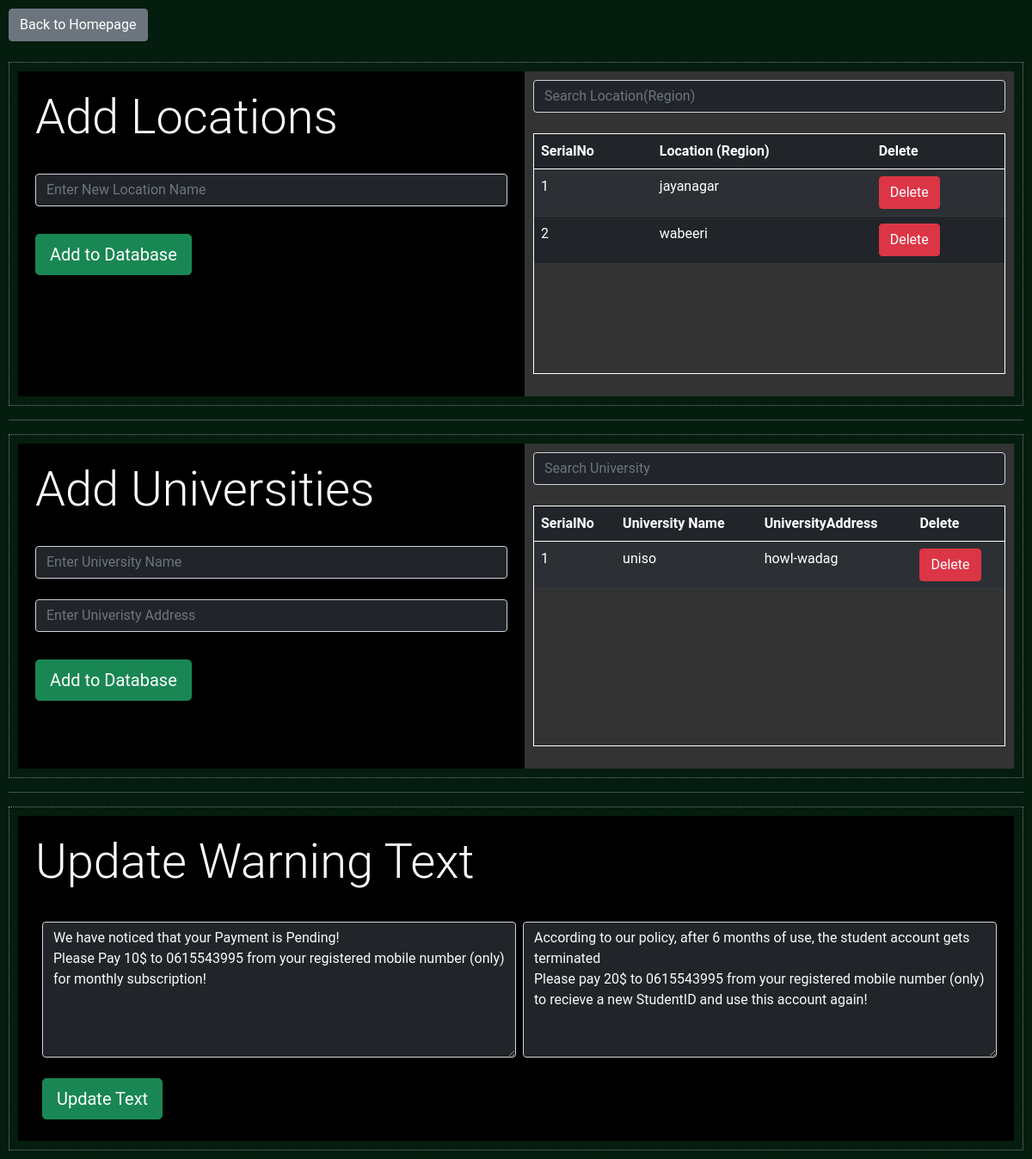
The page /admin/add_data (signed in) on the database as committed earlier.
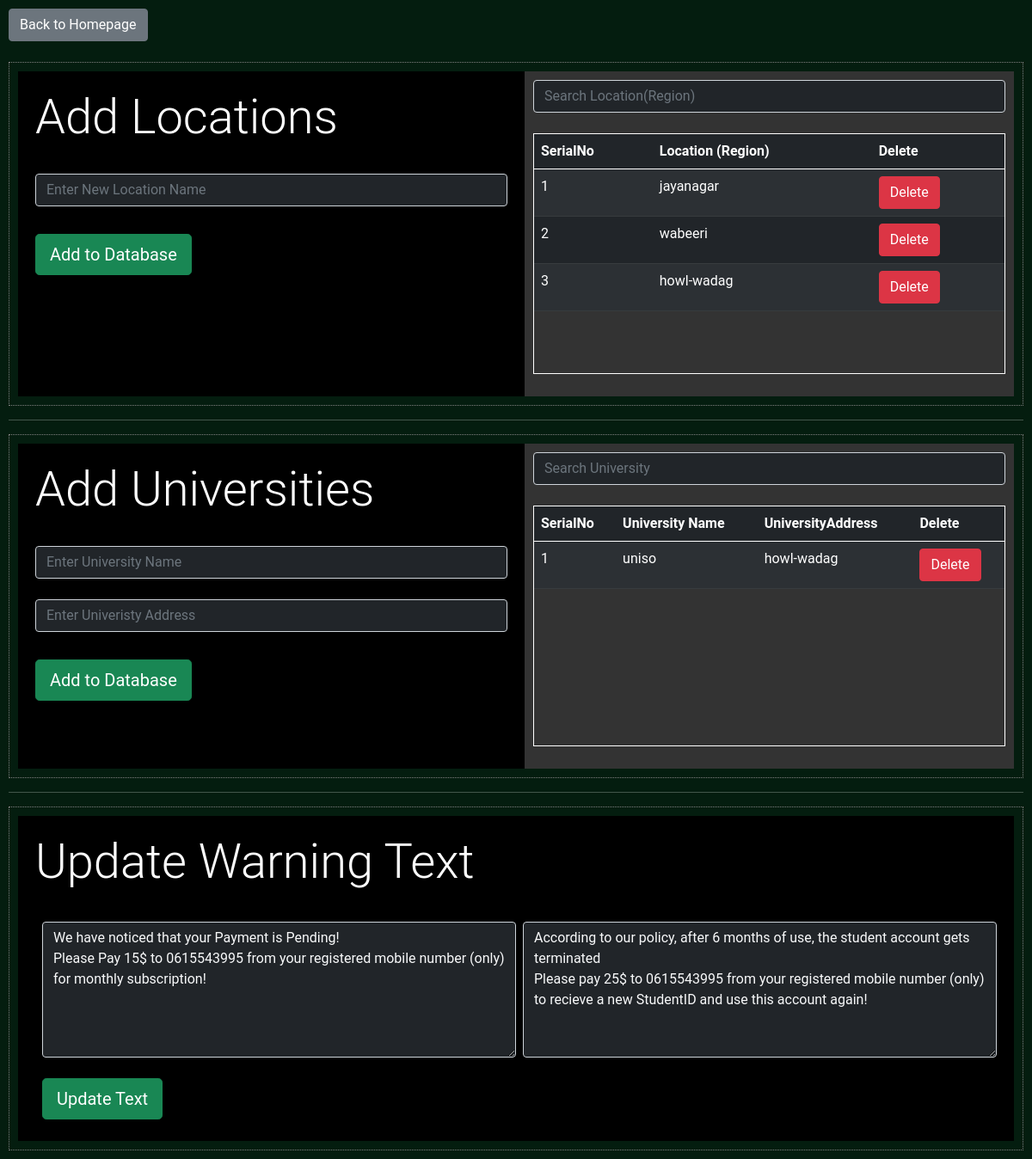
The same page on the database as committed later.
### BusManager/models.py (models this page shows, shortened)
class LocationModel(db.Model):
	id = db.Column(db.Integer, primary_key=True)
	location_name = db.Column(db.String)

class UniversityModel(db.Model):
	id = db.Column(db.Integer, primary_key=True)
	name = db.Column(db.String)
	address = db.Column(db.String)

class AdminUser(db.Model, UserMixin):
	id = db.Column(db.Integer, primary_key=True)
	username = db.Column(db.String)
	password = db.Column(db.String)
	pendingtext = db.Column(db.String)
	expiredtext = db.Column(db.String)

### BusManager/admin/routes.py (the view)
@admin.route('/add_data')
@login_required
def add_data():
	locations = LocationModel.query.all()
	universities = UniversityModel.query.all()
	admin = AdminUser.query.all()[0]
	return render_template('add_data.html', title='Add Data', locations=locations, universities=universities, admin=admin)

### BusManager/models.py (called while the page is built)
@login_manager.user_loader
def load_user(user_id):
    return AdminUser.query.get(int(user_id))

### BusManager/templates/add_data.html (shortened to what this page needs)
{% extends 'bs_layout.html' %}
{% block content %}
<a class="btn btn-secondary" href="{{url_for('admin.admin_home')}}">Back to Homepage</a>
<br><br>
<div class="holder">
	<div class="entryblock">
		<h1 class='display-4'>Add Locations</h1>
		<br>
		<input type="text" class="form-control bg-dark text-light" id="locname" placeholder="Enter New Location Name">
		<br>
		<button class="btn btn-block btn-success btn-lg center mt-2" onclick="addLocation()">Add to Database</button>
	</div>
	<div class="viewerblock">
		<input type="text" id="locbar" class="form-control bg-dark text-light" placeholder="Search Location(Region)" onkeyup="tableFilterer(1, targetTableID='tbl', searchSource='locbar')"><br>
		<div class="tablecontainer">
			<table class="table table-striped table-dark" id="tbl">
			<thead>
				<tr>
				<th scope="col">SerialNo</th>
				<th scope="col">Location (Region)</th>
				<th scope="col">Delete</th>
				</tr>
			</thead>
			<tbody id='tbdy'>
				{% for e in locations %}
				<tr data-id="-1">
				<td>{{loop.index}}</td>
				<td>{{e['location_name']}}</td>
					<td><button class="btn btn-danger" onclick=DeleteLocation({{e['id']}})>Delete</button></td>
				</tr>
				{% endfor %}
			</tbody>
			</table>
		</div>
	</div>
</div>
<hr>
<div class="holder">
	<div class="entryblock">
		<h1 class='display-4'>Add Universities</h1>
		<br>
		<input type="text" class="form-control bg-dark text-light" id="uniname" placeholder="Enter University Name">
		<br>
		<input type="text" class="form-control bg-dark text-light" id="uniaddr" placeholder="Enter Univeristy Address">
		<br>
		<button class="btn btn-block btn-success btn-lg center mt-2" onclick="addUniversity()">Add to Database</button>
	</div>
	<div class="viewerblock">
		<input type="text" id="unibar" class="form-control bg-dark text-light" placeholder="Search University" onkeyup="tableFilterer(1, targetTableID='utbl', searchSource='unibar')"><br>
		<div class="tablecontainer">
			<table class="table table-striped table-dark" id="utbl">
			<thead>
				<tr>
				<th scope="col">SerialNo</th>
				<th scope="col">University Name</th>
				<th scope="col">UniversityAddress</th>
				<th scope="col">Delete</th>
				</tr>
			</thead>
			<tbody id='tbdy'>
				{% for e in universities %}
				<tr data-id="-1">
				<td>{{loop.index}}</td>
				<td>{{e.name}}</td>
				<td>{{e.address}}</td>
					<td><button class="btn btn-danger" onclick=DeleteUniversity({{e['id']}})>Delete</button></td>
				</tr>
				{% endfor %}
			</tbody>
			</table>
		</div>
	</div>
</div>
<hr>
<div class="holder">
	<div class="entryblock">
		<h1 class='display-4'>Update Warning Text</h1><br>
		<div class="d-flex mt-1">
			<textarea class="form-control bg-dark text-light mx-2" id="pendingText" cols="30" rows="6" placeholder="Pending Payment Text">{{admin.pendingtext}}</textarea>
			<textarea class="form-control bg-dark text-light" id="expiryText" cols="30" rows="6" placeholder="Account Expired Text">{{admin.expiredtext}}</textarea>
		</div>
		<br>
		<button class="btn btn-block btn-success btn-lg center mx-2" onclick="updateText()">Update Text</button>
	</div>
</div>
{% endblock content %}

Rows that differ between the two databases and show on the page:
added LocationModel: location_name "howl-wadag"
changed AdminUser: pendingtext "We have noticed that your Payment is Pending! Please Pay 10$ to 0615543995 from your registered mobile number (only) for monthly subscription!" → "We have noticed that your Payment is Pending! Please Pay 15$ to 0615543995 from your registered mobile number (only) for monthly subscription!"; expiredtext "…gets terminated Please pay 20$ to 0615543995 from your…" → "…gets terminated Please pay 25$ to 0615543995 from your…"
